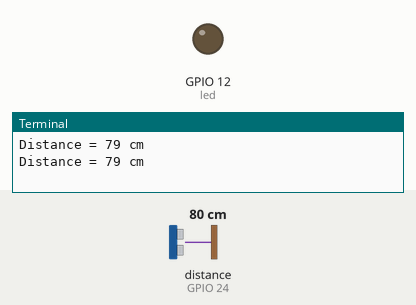
Recording of a program running on a simulated Raspberry Pi (BCM pin numbers). Shown: output pins drawn as LEDs (lit = HIGH), the last lines printed to the terminal. The test bench sets the inputs (shaded band); at power-on: distance to the obstacle (sensor on GPIO 24) 80 cm. The echo pulse lasts 58.3 µs per cm; the clock reads 2024-03-15 10:24:30 at power-on unless the program sets it; pins used as bus, display or sensor lines are not drawn.

Above: at 1.2 s.
1.3 s: distance to the obstacle (sensor on GPIO 24) set to 2 cm
At 2.4 s:
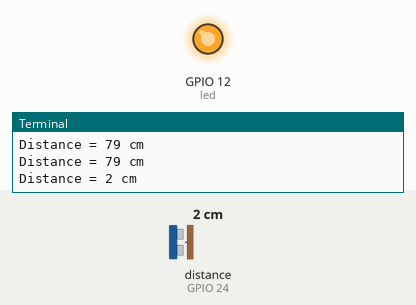
3.5 s: distance to the obstacle (sensor on GPIO 24) set to 18 cm
At 5.2 s:
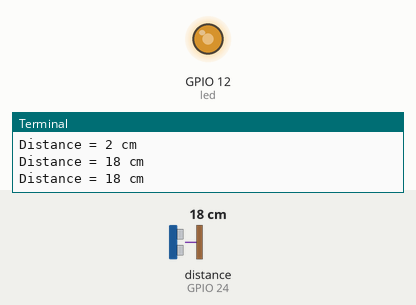
5.5 s: distance to the obstacle (sensor on GPIO 24) set to 35 cm
At 7.0 s:
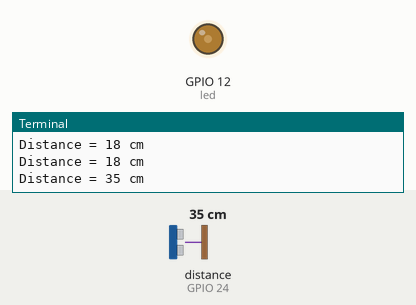
Timing chart, 0 to 8.5 s (numbered marks = the images above; inputs shaded):
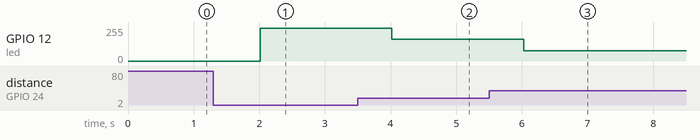

The program:

program.py
```python
## AUTHOR: Garima
## TASK : 7.3D (RPi PWM)

from gpiozero import LED
import RPi.GPIO
import time
import RPi.GPIO as GPIO

GPIO.setmode(GPIO.BCM)   # setting GPIO numbering
GPIO.setwarnings(False)   # to disable warnings

TRIG = 18
ECHO = 24

GPIO.setup(12, GPIO.OUT)    # setting 12 as output pin

led = GPIO.PWM(12, 100)     #Creates an PWM instance and assigns it to variable led
led.start(0)              #starts the PWM

GPIO.setup(TRIG, GPIO.OUT)
GPIO.setup(ECHO, GPIO.IN)

def Distance():
    GPIO.output(TRIG, True)    # sets Trig to HIGH
    time.sleep(0.001)
    GPIO.output(TRIG, False)   # sets Trig to LOW

    start_time = time.time()
    stop_time = time.time()

    while GPIO.input(ECHO) == 0:   #saves the start time
        start_time = time.time()

    while GPIO.input(ECHO) == 1:   #saves the stop time
        stop_time = time.time()

    TimeElapsed = stop_time - start_time
    distance = (TimeElapsed * 34300) / 2

    return int(distance)

try:
    while True:
        dist = Distance()
        print ("Distance = " + str(dist) + " cm")
        if dist < 50:
                led.ChangeDutyCycle((50 - dist)*2)   # to change the intensity of led
        else:
            led.start(0)    #starts the PWM
        time.sleep(1)

except KeyboardInterrupt:
    GPIO.cleanup()     #cleans up all the ports used
```

Measured:
- after the input at 1.3 s, GPIO 12 (led): 0/255 → 245/255 after 0.72 s
- after the input at 3.5 s, GPIO 12 (led): 245/255 → 163/255 after 0.52 s
- after the input at 5.5 s, GPIO 12 (led): 163/255 → 77/255 after 0.53 s
